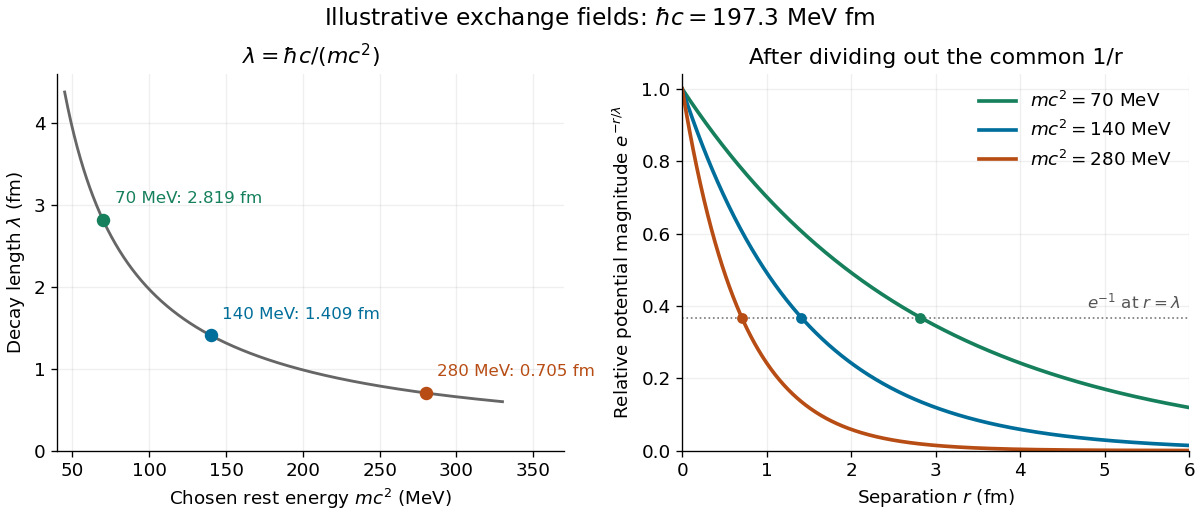

Generate this figure with Python:
"""Compare chosen exchange masses, decay lengths, and scalar suppression.

Tested with Python 3.14, NumPy 2.3.5, Matplotlib 3.10.7.
Inputs are illustrative, not a nuclear-potential fit. Run from _media.
"""

from pathlib import Path

import matplotlib.pyplot as plt
import numpy as np


HBAR_C = 197.3  # Stipulated rounded MeV fm.
REST_ENERGIES = (70.0, 140.0, 280.0)  # Chosen MeV, not measured mass data.


def main():
    plt.rcParams.update({"font.size": 11, "axes.spines.top": False,
                         "axes.spines.right": False, "figure.facecolor": "white",
                         "axes.facecolor": "white"})
    fig, axes = plt.subplots(1, 2, figsize=(10, 4.3), layout="constrained")
    energies = np.linspace(45, 330, 700)
    axes[0].plot(energies, HBAR_C / energies, color="#666666", linewidth=1.7)
    r = np.linspace(0, 6, 700)
    colors = ("#16805d", "#006e9a", "#b74d14")
    for energy, color in zip(REST_ENERGIES, colors):
        length = HBAR_C / energy
        axes[0].scatter(energy, length, color=color, s=50, zorder=3)
        axes[0].annotate(f"{energy:g} MeV: {length:.3f} fm", (energy, length),
                         xytext=(7, 10), textcoords="offset points", color=color,
                         fontsize=10)
        axes[1].plot(r, np.exp(-r / length), color=color, linewidth=2.2,
                     label=fr"$mc^2={energy:g}$ MeV")
        axes[1].scatter([length], [np.exp(-1)], color=color, s=30, zorder=3)
    axes[0].set(xlabel=r"Chosen rest energy $mc^2$ (MeV)",
                ylabel=r"Decay length $\lambda$ (fm)", xlim=(40, 370),
                ylim=(0, 4.6), title=r"$\lambda = \hbar c/(mc^2)$")
    axes[1].axhline(np.exp(-1), color="#777777", linestyle=":", linewidth=1)
    axes[1].text(5.9, np.exp(-1) + 0.025, r"$e^{-1}$ at $r=\lambda$",
                 ha="right", color="#555555", fontsize=10)
    axes[1].set(xlabel=r"Separation $r$ (fm)", ylabel=r"Relative potential magnitude $e^{-r/\lambda}$",
                xlim=(0, 6), ylim=(0, 1.04), title="After dividing out the common 1/r")
    axes[1].legend(frameon=False)
    for ax in axes:
        ax.grid(alpha=0.2)
    fig.suptitle(r"Illustrative exchange fields: $\hbar c=197.3$ MeV fm", fontsize=14)
    fig.savefig(Path(__file__).stem + ".png", dpi=120, facecolor="white")
    plt.close(fig)


if __name__ == "__main__":
    main()
